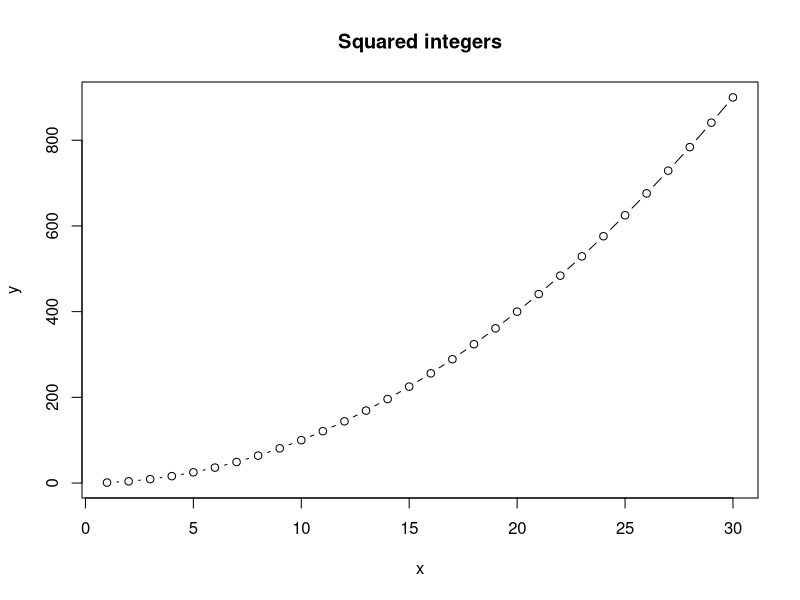
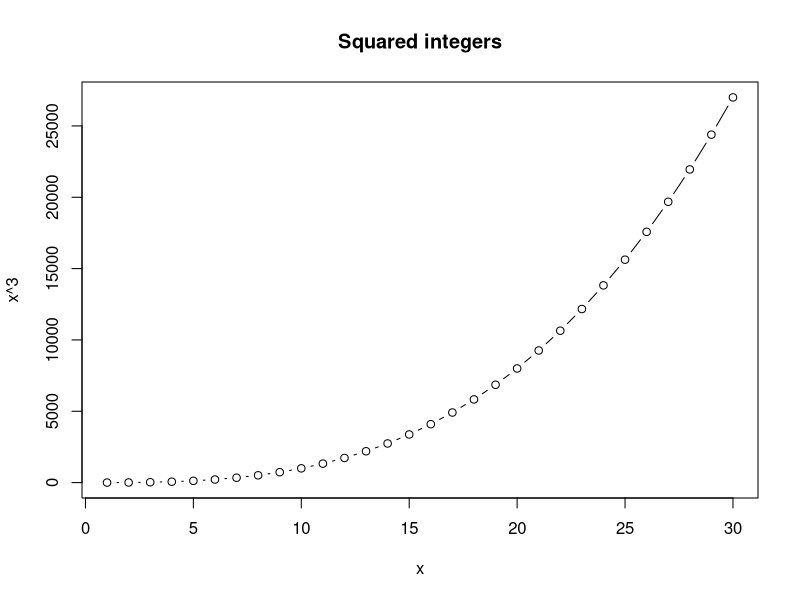

The R script that drew these images, in order:
## This is a R script 
## Run this code to make a plot of x and x^2 for the integers from 1 to 10

x <- 1:30
y <- x^2


plot(x,y, type = "b", main = "Squared integers")

plot(x, x^3, type = "b", main = "Squared integers")
